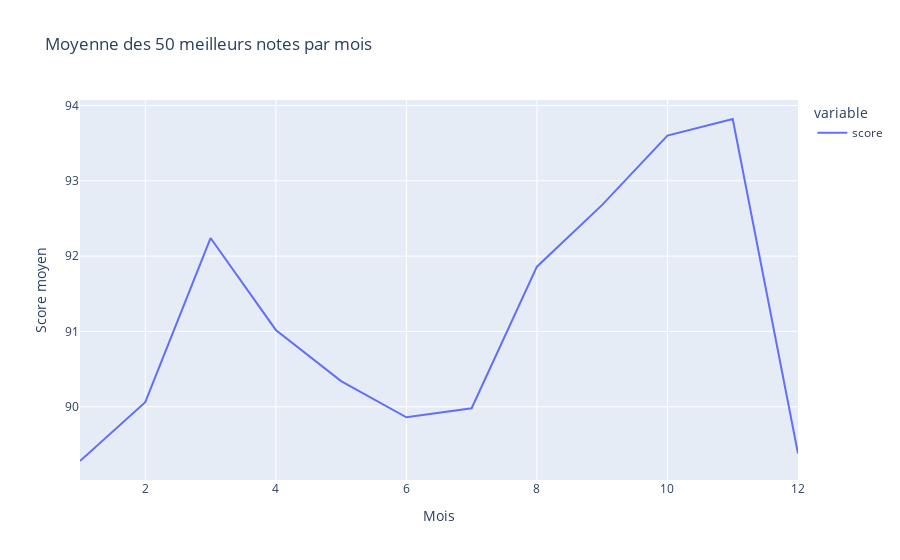

Notebook code cell kept with this figure:
### Code cell
data_mean = data.groupby(data['r-date'].dt.month).head(50)
del data_mean['users']
del data_mean['critics']
evolution_per_month = data_mean.groupby(data['r-date'].dt.month).mean()

px.line(evolution_per_month, title="Moyenne des 50 meilleurs notes par mois", labels={
                     "value": "Score moyen",
                     "r-date": "Mois",
                 },)

### Figure 1 — Plotly figure (JSON) as saved in the notebook; plotly's stock layout.template omitted (floating-point values rounded to 4 significant figures)
{"data": [{"hovertemplate": "variable=score<br>Mois=%{x}<br>Score moyen=%{y}<extra></extra>", "legendgroup": "score", "line": {"color": "#636efa", "dash": "solid"}, "marker": {"symbol": "circle"}, "mode": "lines", "name": "score", "orientation": "v", "showlegend": true, "type": "scatter", "x": [1, 2, 3, 4, 5, 6, 7, 8, 9, 10, 11, 12], "xaxis": "x", "y": [89.28, 90.06, 92.24, 91.02, 90.34, 89.86, 89.98, 91.86, 92.68, 93.6, 93.82, 89.38], "yaxis": "y"}], "layout": {"legend": {"title": {"text": "variable"}, "tracegroupgap": 0}, "title": {"text": "Moyenne des 50 meilleurs notes par mois"}, "xaxis": {"anchor": "y", "domain": [0, 1], "title": {"text": "Mois"}}, "yaxis": {"anchor": "x", "domain": [0, 1], "title": {"text": "Score moyen"}}}}
